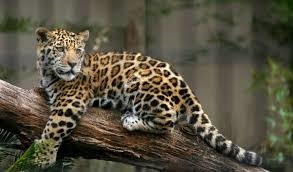
#> input picture AED/FICHA 06/images/img1.jpg, 293 x 172 px
$ python EX05.py
#> lines starting #> are read from the running program, lines starting #| are printed output that depends on the picture
"""
Create an imageFrame() function that takes an image as the input argument, and creates
a frame around it with 20 pixels in magenta, as illustrated below.
"""

from PIL import Image
"""
Criar imagem com uma moldura superior e inferior de 20 pixels, azul
"""
pathImages = "./images/"          # Opcional: caminho da pasta atual de imagens
width = 240
height= 240
corMoldura = (255,0,255)    #MAGENTA

def imageMoldura(imagem1):
    pixelMap = imagem1.load()                  # load de pixel data (lista bidimensional)

    for col in range(imagem1.width):               # largura
        for lin in range(imagem1.height):          #altura
            if col <20 or col >imagem1.width-20:
                pixelMap[col,lin] = corMoldura
            if lin <20 or lin > imagem1.height-20:
                pixelMap[col,lin] = corMoldura

        if col > imagem1.width/2-5 and col < imagem1.width/2 +5:
            pixelMap[col,lin] = corMoldura
    return imagem1


# EX05
imagem1 = Image.open(pathImages+'img1.jpg')
#> imagem1 is the input picture: PIL image 293x172 RGB; mean R, G, B 86.7, 81.2, 64.6
image1= imageMoldura(imagem1)
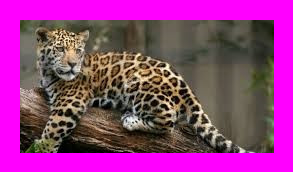
#> image1: PIL image 293x172 RGB; mean R, G, B 147.7, 57.9, 130.7
imagem1.show()
imagem1.save(pathImages+'img1Moldura.jpg')

$ run again, with AED/FICHA 06/images/img2.jpg copied over AED/FICHA 06/images/img1.jpg
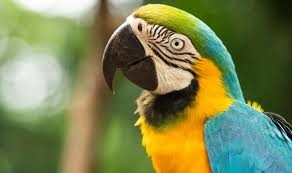
#> input picture AED/FICHA 06/images/img2.jpg, 292 x 173 px
#> imagem1 is the input picture: PIL image 292x173 RGB; mean R, G, B 123.6, 132.1, 82.8
#> `image1= imageMoldura(imagem1)`:
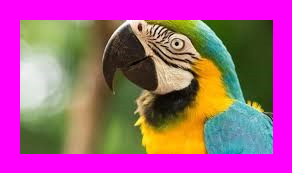
#> image1: PIL image 292x173 RGB; mean R, G, B 168.5, 87.7, 137.7

$ run again, with AED/FICHA 06/images/img3.jpg copied over AED/FICHA 06/images/img1.jpg
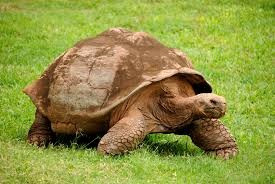
#> input picture AED/FICHA 06/images/img3.jpg, 275 x 184 px
#> imagem1 is the input picture: PIL image 275x184 RGB; mean R, G, B 143.2, 147.2, 67.2
#> `image1= imageMoldura(imagem1)`:
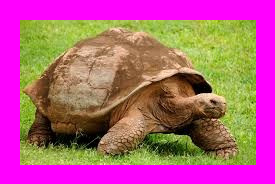
#> image1: PIL image 275x184 RGB; mean R, G, B 177.7, 91.1, 128.8

$ run again, with AED/FICHA 06/images/img4.jpg copied over AED/FICHA 06/images/img1.jpg
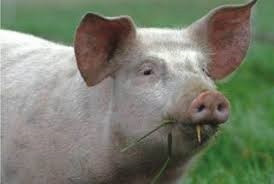
#> input picture AED/FICHA 06/images/img4.jpg, 274 x 184 px
#> imagem1 is the input picture: PIL image 274x184 RGB; mean R, G, B 120.7, 125.9, 109.8
#> `image1= imageMoldura(imagem1)`:
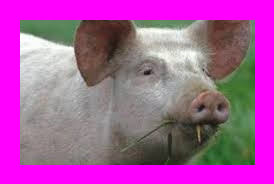
#> image1: PIL image 274x184 RGB; mean R, G, B 168.9, 85.8, 160.5
